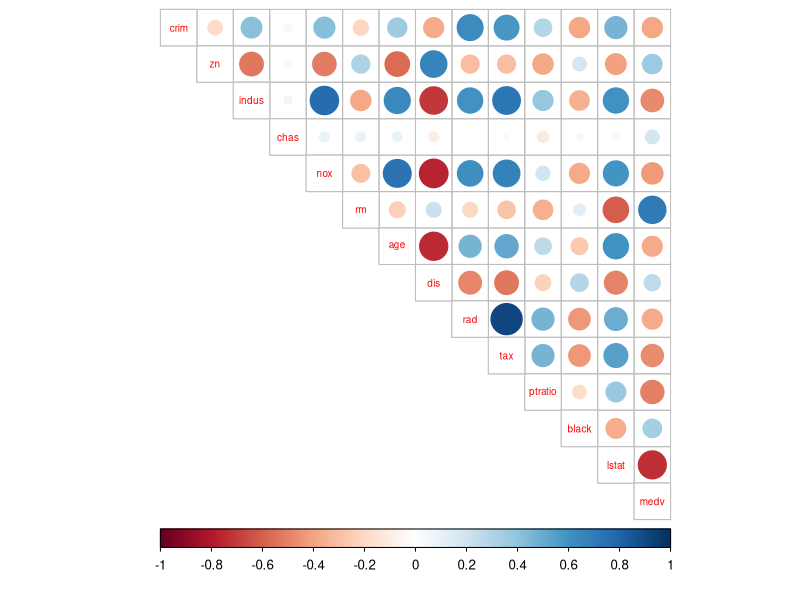
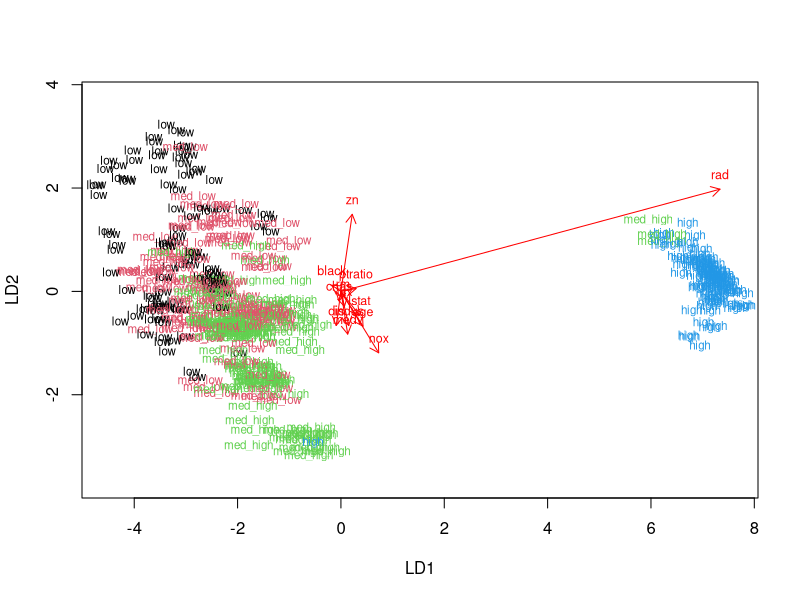

R code for these plots, in order:
## ---- chunk 1
library(MASS)
data("Boston")
str(Boston)
## ---- chunk 2
library(dplyr)
library(tidyverse)
library(corrplot)
summary(Boston)
# calculate the correlation matrix and round it
cor_matrix<-cor(Boston) %>% round(digits = 2)

# visualize the correlation matrix
corrplot(cor_matrix, method="circle", type="upper", cl.pos = "b", tl.pos = "d", tl.cex = 0.6)

## ---- chunk 3
# center and standardize variables
boston_scaled <- scale(Boston)

# summaries of the scaled variables
summary(boston_scaled)

# change the object to data frame
boston_scaled <- as.data.frame(boston_scaled)

## ---- chunk 4
# create a quantile vector of crim and print it
bins <- quantile(boston_scaled$crim)

# create a categorical variable 'crime'
crime <- cut(boston_scaled$crim, breaks = bins, include.lowest = TRUE, label = c("low","med_low","med_high","high"))

# remove original crim from the dataset
boston_scaled <- dplyr::select(boston_scaled, -crim)

# add the new categorical value to scaled data
boston_scaled <- data.frame(boston_scaled, crime)

# number of rows in the Boston dataset 
n <- nrow(Boston)

# choose randomly 80% of the rows
ind <- sample(n,  size = n * 0.8)

# create train set
train <- boston_scaled[ind,]

# create test set 
test <- boston_scaled[-ind,]

## ---- chunk 5
# linear discriminant analysis
lda.fit <- lda(crime ~ ., data = train)

# the function for lda biplot arrows
lda.arrows <- function(x, myscale = 1, arrow_heads = 0.1, color = "red", tex = 0.75, choices = c(1,2)){
  heads <- coef(x)
  arrows(x0 = 0, y0 = 0, 
         x1 = myscale * heads[,choices[1]], 
         y1 = myscale * heads[,choices[2]], col=color, length = arrow_heads)
  text(myscale * heads[,choices], labels = row.names(heads), 
       cex = tex, col=color, pos=3)
}

# target classes as numeric
classes <- as.numeric(train$crime)

# plot the lda results
plot(lda.fit, dimen = 2, col = classes, pch = classes)
lda.arrows(lda.fit, myscale = 2)

## ---- chunk 6
# save the correct classes from test data
correct_classes <- test$crime

# remove the crime variable from test data
test <- dplyr::select(test, -crime)

# predict classes with test data
lda.pred <- predict(lda.fit, newdata = test)

# cross tabulate the results
table(correct = correct_classes, predicted = lda.pred$class)

